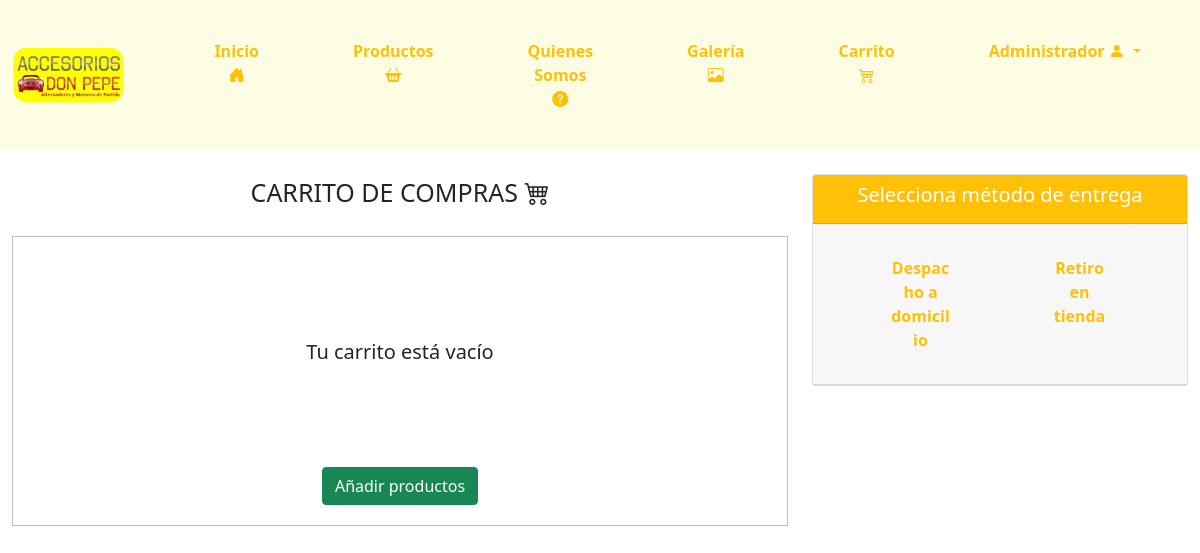
Before: /carrito/ (signed in) with the older database file.
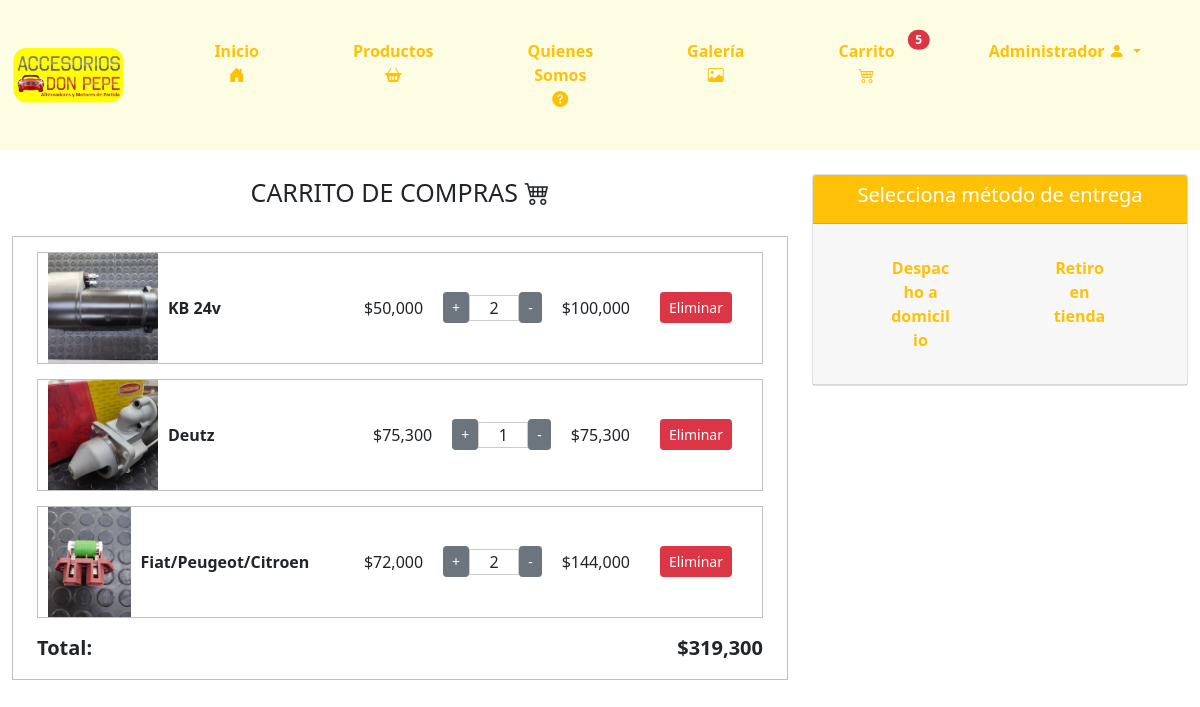
After: the same page with the newer database file.
### core/models.py (models this page shows, shortened)
class ItemCarrito(models.Model):
    usuario = models.ForeignKey(User, on_delete=models.CASCADE)
    producto = models.ForeignKey(Producto, on_delete=models.CASCADE)
    cantidad = models.IntegerField(default=1)

class Producto(models.Model):
    codProducto = models.IntegerField(primary_key=True)
    nombreP = models.CharField(max_length=100)
    stock = models.IntegerField()
    descipcion = models.CharField(max_length=500)
    foto = models.ImageField(upload_to="productos")  # Directorio de destino para las imágenes de los productos
    precio = models.IntegerField()
    categoria = models.ForeignKey(Categoria, on_delete=models.CASCADE)

### core/views.py (the view)
# urls.py: path('carrito/', carrito, name='carrito'),
@login_required
def carrito(request):
    carrito = ItemCarrito.objects.filter(usuario=request.user)
    total = sum(item.producto.precio * item.cantidad for item in carrito)
    carrito_count = sum(item.cantidad for item in carrito)
    regiones = Region.objects.all()
    region_id = request.GET.get('region')
    comunas = []
    if region_id:
        try:
            region_seleccionada = Region.objects.get(idRegion=region_id)
            comunas = Comuna.objects.filter(region=region_seleccionada)
        except Region.DoesNotExist:
            pass
    context = {
        'carrito': carrito,
        'total': total,
        'carrito_count': carrito_count,
        'regiones': regiones,
        'comunas': comunas,
        'region_id': region_id,
    }
    return render(request, 'core/carrito.html', context)

### core/templatetags/custom_filters.py (called while the page is built)
@register.filter
def format_clp(value):
    try:
        return "${:,.0f}".format(value)
    except (ValueError, TypeError):
        return value

@register.filter
def multiplicar(value, arg):
    try:
        return value * arg
    except (TypeError, ValueError):
        return 0

### core/templates/core/carrito.html (shortened to what this page needs)
{% load static %}
{% load custom_filters %}
<!DOCTYPE html>
<html lang="en">
<head>
    <link href="https://cdn.jsdelivr.net/npm/bootstrap@5.0.2/dist/css/bootstrap.min.css" rel="stylesheet"
>
    <link href="https://cdnjs.cloudflare.com/ajax/libs/font-awesome/6.0.0-beta3/css/all.min.css" rel="stylesheet">
    <link type="text/css" rel="stylesheet" href="{% static 'css/inicio.css' %}">
    <link href="https://cdn.jsdelivr.net/npm/bootstrap-icons/font/bootstrap-icons.css" rel="stylesheet">
</head>
<body>
    <nav class="navbar navbar-expand-lg navbar-light" style="background-color: #fdfde3;">
        <div class="container-fluid">
            <a class="navbar-brand" href="{% url 'inicio' %}">
                <img src="{% static 'img/logo-don-pepe.png' %}" class="logo" style="max-width: 80%;"
                    alt="Accesorios Don Pepe">
            </a>
            <div class="collapse navbar-collapse justify-content-end" id="navbarNav">
                <ul class="navbar-nav">
                    <li class="nav-item">
                        <a class="btn btn-outline-warning py-4 px-4 mx-2" href="{% url 'inicio' %}">
                            Inicio
                            <i class="bi bi-house-door-fill"></i>
                        </a>
                    </li>
                    <li class="nav-item">
                        <a class="btn btn-outline-warning py-4 px-4 mx-2" href="{% url 'productos' %}">
                            Productos
                            <i class="bi bi-basket2-fill"></i>
                        </a>
                    </li>
                    <li class="nav-item">
                        <a class="btn btn-outline-warning py-4 px-4 mx-2" href="{% url 'quienessomos' %}">
                            Quienes Somos
                            <i class="bi bi-question-circle-fill"></i>
                        </a>
                    </li>
                    <li class="nav-item">
                        <a class="btn btn-outline-warning py-4 px-4 mx-2" href="{% url 'galeria' %}">
                            Galería
                            <i class="bi bi-image"></i>
                        </a>
                    </li>
                    <li class="nav-item">
                        <a class="btn btn-outline-warning py-4 px-4 mx-2 position-relative" data-bs-toggle="modal"
                            data-bs-target="#cartModal">
                            Carrito
                            <i class="bi bi-cart4"></i>
                            {% if carrito_count > 0 %}
                            <span
                                class="position-absolute top-0 start-100 translate-middle badge rounded-pill bg-danger"
                                style="margin-top: 25px;">
                                {{ carrito_count }}
                            </span>
                            {% endif %}
                        </a>
                    </li>
                    <li class="nav-item dropdown">
                        {% if user.is_authenticated %}
                        <div class="btn-group">
                            <button type="button" class="btn btn-outline-warning py-4 px-4 mx-2 dropdown-toggle"
                                data-bs-toggle="dropdown" style="font-weight: 700; border: 0px; border-radius: 10px;">
                                {% if user.is_superuser %}
                                Administrador
                                {% else %}
                                Hola {{ user.first_name }}
                                {% endif %}
                                <i class="bi bi-person-fill"></i>
                            </button>
                        </div>
                        {% endif %}
                    </li>
                </ul>
            </div>
        </div>
    </nav>
    <br>
    <div class="container-fluid">
        <div class="row">
            <div class="col-md-8">
                <div>
                    <div style="text-align: center; font-weight: 500; font-size: 25px; text-transform: uppercase;">
                        <h8>Carrito de Compras <i class="bi bi-cart4"></i></h8>
                    </div>
                    <br>
                    <div class="container" style="border: 1px solid rgba(0, 0, 0, 0.250);">
                    {% if carrito %}
                        {% for item in carrito %}
                        <div id="cart-item-{{ item.id }}" class="cart-item" data-id="{{ item.id }}"
                            data-price="{{ item.producto.precio }}"
                            style="display: flex; align-items: center; margin-block: 15px;  border: 1px solid rgba(0, 0, 0, 0.250);">
                            <img src="{{ item.producto.foto.url }}"
                                style=" margin-left: 10px; max-width: 110px; height: 110px; object-fit: cover;">
                            <div style="margin-left: 10px; flex-grow: 1;">
                                <strong>{{ item.producto.nombreP }}</strong>
                            </div>
                            <div style="margin-left: 20px;">
                                <span>{{ item.producto.precio | format_clp }}</span>
                            </div>
                            <div
                                style="margin-left: 20px; display: flex; align-items: center; justify-content: center;">
                                <form action="{% url 'aumentar_cantidad' item.producto.codProducto %}" method="post"
                                    style="display: inline;">
                                    <button type="submit" class="btn btn-secondary btn-sm">+</button>
                                </form>
                                <p type="number" class="quantity" min="1"
                                    style="width: 50px; text-align: center; display: block; margin: 0 auto; border: 1px solid rgba(0, 0, 0, 0.200);"
                                    readonly>{{ item.cantidad }}</p>
                                <form action="{% url 'disminuir_cantidad' item.producto.codProducto %}" method="post"
                                    style="display: inline;">
                                    <button type="submit" class="btn btn-secondary btn-sm">-</button>
                                </form>
                            </div>
                            <div style="margin-left: 20px;">
                                <span class="total">{{item.producto.precio|multiplicar:item.cantidad|format_clp}}</span>
                            </div>
                            <div style="margin-inline: 30px;">
                                <a onclick="eliminar_del_carrito('{{ item.id }}')" class="btn btn-danger btn-sm">Eliminar</a>
                            </div>
                        </div>
                        {% endfor %}
                        <div class="row">
                            <div class="col-md-6" style="text-align: left; font-size: 20px; font-weight: 700;">
                                <p>Total: </p>
                            </div>
                            <div class="col-md-6" style="text-align: right; font-size: 20px; font-weight: 700;">
                                <p>{{ total | format_clp }}</p>
                            </div>
                        </div>
                    {% else %}
                    <div>
                        <div style="text-align: center; margin-block: 100px; font-weight: 500; font-size: 20px;">
                            <h8>Tu carrito está vacío</h8>
                        </div>
                        <div style="text-align: center; margin-block: 20px;">
                            <a href="{% url 'productos' %}" class="btn btn-success">Añadir productos</a>
                        </div>
                    </div>
                    {% endif %}
                    </div>
                </div>
            </div>
<div class="col-md-4">
    <div class="card" style="text-align: center;">
        <div class="card-header text-white" style="background-color: #ffc107;">
            <h5>Selecciona método de entrega</h5>
        </div>
        <div class="card-header">
            <div class="container">
                <div class="row">
                    <div class="col-md-6">
                        <button class="btn btn-outline-warning btn-block py-4 px-4 mx-2 btn-despacho-domicilio"
                            style="border: 0px; font-weight: 700; border-radius: 8px; width: 80%;"
                            onclick="showDespachoDomicilio()" data-carrito-vacio="{% if not carrito %}true{% else %}false{% endif %}">
                            Despacho a domicilio
                        </button>
                    </div>
                    <div class="col-md-6">
                        <button class="btn btn-outline-warning btn-block py-4 px-4 mx-2 btn-retiro-tienda"
                            style="border: 0px; font-weight: 700; border-radius: 8px; width: 80%; "
                            onclick="showRetiroTienda()" data-carrito-vacio="{% if not carrito %}true{% else %}false{% endif %}">
                            Retiro en tienda
                        </button>
                    </div>
                </div>
            </div>
        </div>
</body>
</html>

### core/static/css/inicio.css (style rules this page uses)
.navbar { padding: 0%; }
.navbar-nav li { padding: 15px 15px; }
.navbar-nav li a { font-weight: 700; border: 0px; border-radius: 10px; }

Changed rows visible on the page:
added ItemCarrito: producto.foto (picture), producto.nombreP "KB 24v", producto.precio "$50,000", cantidad "2", producto.precio|multiplicar "$100,000"
added ItemCarrito: producto.foto (picture), producto.nombreP "Deutz", producto.precio "$75,300", cantidad "1", producto.precio|multiplicar "$75,300"
added ItemCarrito: producto.foto (picture), producto.nombreP "Fiat/Peugeot/Citroen", producto.precio "$72,000", cantidad "2", producto.precio|multiplicar "$144,000"
Other visible differences:
{{ carrito_count }}: (not shown) → "5"
{{ total | format_clp }}: (not shown) → "$319,300"
text no longer shown: "Tu carrito está vacío Añadir productos"
text now shown: "Total:"
